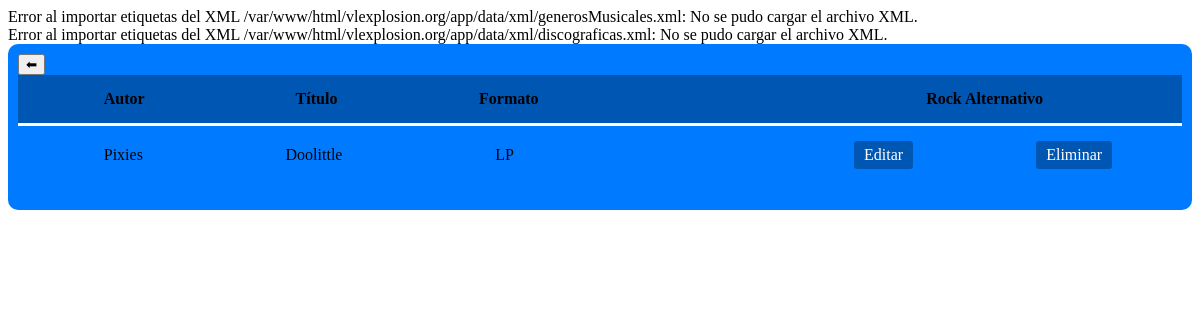
/index.php?method=listItems&action=genre&genre=Rock+Alternativo (signed in), run on the app's committed database.
### tables this page shows
CREATE TABLE `AUTOR_VINYLS_TBL` (
  `Autor_Id` int NOT NULL,
  `Vinilo_Id` int NOT NULL
);

CREATE TABLE `AUTHORS_TBL` (
  `Id` int NOT NULL,
  `Author_Name` varchar(50) NOT NULL,
  `Debut_album_release` year DEFAULT NULL,
  `Original_members` int DEFAULT NULL,
  `Breakup_date` year DEFAULT NULL
);

CREATE TABLE `VINYLS_TBL` (
  `Id` int NOT NULL,
  `Title` varchar(65) NOT NULL,
  `Genres_Id` int NOT NULL,
  `Format_Id` int NOT NULL,
  `Condition_Id` int NOT NULL,
  `Record_Label_Id` int NOT NULL,
  `Producer` varchar(50) NOT NULL,
  `Release_date` year NOT NULL,
  `Edition_Id` int NOT NULL,
  `User_Id` int NOT NULL,
  `Is_Favorite` tinyint(1) DEFAULT '0',
  `Is_Desired` tinyint(1) DEFAULT '0'
);

CREATE TABLE `FORMAT_TBL` (
  `Id` int NOT NULL,
  `Format_Name` varchar(30) NOT NULL
);

### app/controller/vinylCtrl.php (called while the page is built, shortened)
<?php
class vinylCtrl
{
    public function listItems()
    {
        require_once(BASE_DIR . "app/view/listitems.php");
        exit();
    }
}

### app/model/user.php (called while the page is built, shortened)
<?php
require_once(BASE_DIR . 'dao/implementations/UserDAO.php');
require_once(BASE_DIR . 'dao/implementations/GenresDAO.php');
require_once(BASE_DIR . 'app/model/role.php');
require_once(BASE_DIR . 'app/model/vinyl.php');
class User
{
    private $username;
    public function __construct($db, $id = null, $username = null, $password = null, $email = null)
    {
        $this->id = $id;
        $this->username = $username;
        $this->db = $db;
        $this->vinyl = new Vinyl($this->db, $this->id);
    }
    public function getUserName()
    {
        return $this->username;
    }
    public function setUserName($username)
    {
        $this->username = $username;
    }
}

### dao/implementations/UserDAO.php (called while the page is built, shortened)
<?php
class UserDAO implements IUserDAO
{
    public function __construct($db)
    {
        $this->db = $db;
    }
}

### app/model/vinyl.php (called while the page is built, shortened)
<?php
require_once(BASE_DIR . 'dao/implementations/VinylDAO.php');
require_once(BASE_DIR . 'dao/implementations/recordLabelDAO.php');
class Vinyl
{
    public $vinylDAO;
    public function __construct($db, $Id, $Title = null, $Release_date = null)
    {
        $this->Id = $Id;
        $this->db = $db;
        $this->vinylDAO = new VinylDAO($this->db);
    }
    public function getRecords($userLogged, $condiciones = null)
    {
        return $this->vinylDAO->getRecordDetails($userLogged, $condiciones);
    }
}

### app/model/genres.php (called while the page is built, shortened)
<?php
class Genre
{
    public function __construct($db, $Id, $Genre_Name = null)
    {
        $this->db = $db;
    }
}

### app/model/role.php (called while the page is built, shortened)
<?php
class Role
{
    public function __construct($db, $id = null, $rol_name = null)
    {
        $this->db = $db;
    }
}

### dao/implementations/VinylDAO.php (called while the page is built, shortened)
<?php
class VinylDAO implements IVinylDAO
{
    private $db;
    public function __construct($db)
    {
        $this->db = $db;
    }
    public function getRecordDetails($userLogged, $condiciones = null): array
    {
        try {
            $query =
                "SELECT A.Id AS AutorId, AV.Autor_Id, AV.Vinilo_Id, A.Author_Name, A.Debut_album_release, A.Original_members, A.Breakup_date,
                        V.Title, G.Genre_Name, F.Format_Name, C.Condition_Name, R.Record_Label_Name, V.Producer,
                        V.Release_date, E.Edition_Name
                        FROM AUTOR_VINYLS_TBL AV
                        INNER JOIN AUTHORS_TBL A ON AV.Autor_Id = A.Id
                        INNER JOIN VINYLS_TBL V ON AV.Vinilo_Id = V.Id
                        INNER JOIN Users_TBL U ON V.User_Id = U.Id
                        INNER JOIN GENRES_TBL G ON V.Genres_Id = G.Id
                        INNER JOIN FORMAT_TBL F ON V.Format_Id = F.Id
                        INNER JOIN CONDITION_TBL C ON V.Condition_Id = C.Id
                        INNER JOIN RECORD_LABEL_TBL R ON V.Record_Label_Id = R.Id
                        INNER JOIN EDITION_TBL E ON V.Edition_Id = E.Id
                        WHERE U.username = :userLogged";
            $params = [':userLogged' => $userLogged];
            if ($condiciones !== null && is_array($condiciones)) {
                foreach ($condiciones as $clave => $valor) {
                    $prefijoTabla = "";
                    switch ($clave) {
                        case "Genre_Name":
                            $prefijoTabla = "G.";
                            break;
                    }
                    $query .= " AND " . $prefijoTabla . "$clave = :$clave";
                    $params[":$clave"] = $valor;
                }
            }
            $stmt = $this->db->prepare($query);
            $stmt->execute($params);
            return $stmt->fetchAll(PDO::FETCH_ASSOC);
        } catch (PDOException $e) {
            die("Error al realizar la consulta: " . $e->getMessage());
        }
    }
}

### app/view/listitems.php (the view, shortened to what this page needs)
<?php
require_once(BASE_DIR . 'app/model/user.php');
$db = new ctrlConnect();
$pdo = $db->connectDB();
$usuario = new User($pdo);
$usuario->setUserName($_SESSION['username']);
$condiciones = [];
switch ($_SESSION['action']) {
    case 'genre':
        $condiciones = [
            'Genre_Name' => $_SESSION['genre']
        ];
        break;
}
$discos = $usuario->vinyl->getRecords($usuario->getUserName(), $condiciones);
?>
<!DOCTYPE html>
<html lang="es">
<head>
    <link rel="stylesheet" type="text/css" href="css/listitems.css" />
</head>
<body>
    <div class="container">
        <form class="entradaDatosForm" action="#" method="GET">
            <input onclick="window.location.href='index.php?method=userSpace';" type="button" value="&#11013;" name="back" title="Volver atrás sin salvar cambios">
            <div class="table-container">
                <div class="table">
                    <div class="table-header">
                        <div class="table-cell">Autor</div>
                        <div class="table-cell">Título</div>
                        <div class="table-cell">Formato</div>
                        <div class="table-cell"></div>
                        <div class="table-cell table-cell-condition">
                            <?php
                            foreach ($condiciones as $key => $value) {
                                echo htmlspecialchars("$value");
                            }
                            ?>
                        </div>
                    </div>
                    <?php if (!empty($discos)) : ?>
                        <?php foreach ($discos as $disco) : ?>
                            <div class="table-row">
                                <div class="table-cell"><?= htmlspecialchars($disco['Author_Name']) ?></div>
                                <div class="table-cell"><?= htmlspecialchars($disco['Title']) ?></div>
                                <div class="table-cell"><?= htmlspecialchars($disco['Format_Name']) ?></div>
                                <div class="table-cell"></div>
                                <div class="table-cell">
                                    <a href="index.php?method=edit&IdAutor=<?php echo $disco['AutorId']; ?>" onclick="window.scroll({top: 0, left: 0, behavior: 'smooth'});">Editar</a>
                                </div>
                                <div class="table-cell">
                                    <a class="btn" href="index.php?method=delete&IdAutor=<?php echo $disco['AutorId']; ?>&IdAlbum=<?php echo $disco['Vinilo_Id']; ?>" onclick="return confirm('Está seguro S/N');">Eliminar</a>
                                </div>
                            </div>
                        <?php endforeach; ?>
                    <?php else : ?>
                        <div class="table-row">
                            <div class="table-cell" colspan="5">Sin datos</div>
                        </div>
                    <?php endif; ?>
                </div>
            </div>
        </form>
    </div>
</body>
</html>

### public/css/listitems.css (style rules this page uses)
.container { background-color: #007bff; padding: 10px; border-radius: 10px; }
.table-container { max-height: 400px; overflow-y: auto; }
.table { display: flex; flex-direction: column; }
.table-header, .table-row { display: flex; justify-content: space-between; padding: 10px; align-items: center; }
.table-header { background-color: #0056b3; font-weight: bold; border-bottom: 3px solid white; }
.table-row:nth-child(even) { background-color: #007bff; }
.table-cell { flex: 1; text-align: center; padding: 5px; display: flex; justify-content: center; align-items: center; min-width: 100px; }
.table-cell-condition { flex: 2; text-align: center; }
.table-cell a { color: white; text-decoration: none; background-color: #0056b3; padding: 5px 10px; border-radius: 3px; transition: background-color 0.3s; margin-right: 5px; }

### data on the page
autor_vinyls_tbl: Autor_Id.Author_Name "Pixies", Vinilo_Id.Title "Doolittle", format_tbl.Format_Name "LP"

### other printed values
$import['xmlFilePath'] "/var/www/html/vlexplosion.org/app/data/xml/generosMusicales.xml"
$import['xmlFilePath'] "/var/www/html/vlexplosion.org/app/data/xml/discograficas.xml"
